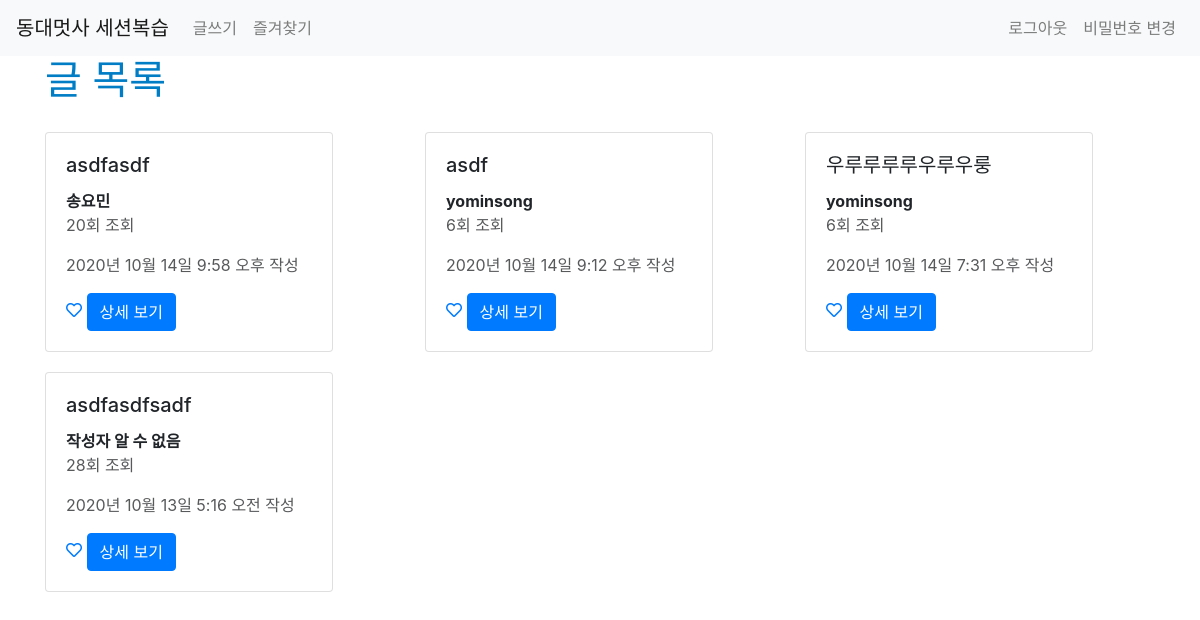
The page / (signed in) on the database as committed earlier.
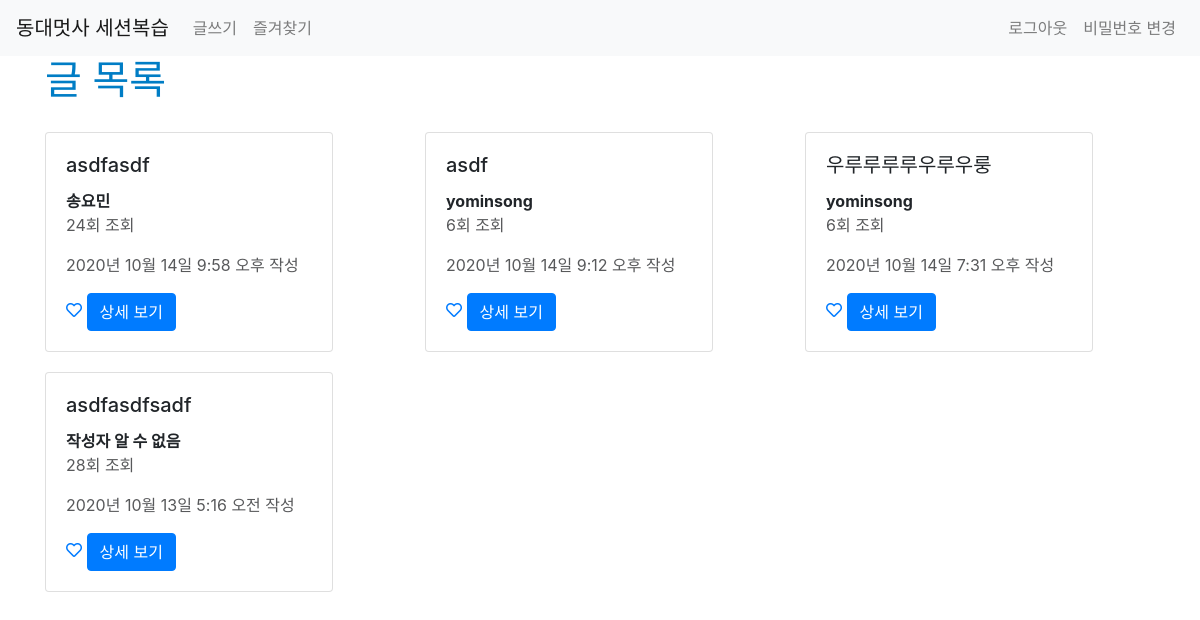
The same page on the database as committed later.
### blog/models.py (models this page shows, shortened)
class Post(models.Model):
    title = models.CharField(max_length=50, null=False) # 짧은 문자열 필드
    '''
    User를 writer라는 이름으로 불러오고 Post와 1:N 관계(ForeignKey)로 연결
    on_delete=models.CASCADE는 유저(1)가 삭제되면 게시글(N)도 삭제되도록 하는 것!
    CASCADE 말고 PROTECT, SET_NULL(null=True가 설정돼있어야 함), SET_DEFAULT(default값이 설정돼있어야 함), SET()(대체할 값이나 함수 입력), DO_NOTHING을 입력할 수 있음.
    User 모델 사용 전에 작성된 게시글은 유저가 존재하지 않으므로 null=True
    '''
    writer = models.ForeignKey(User, on_delete=models.CASCADE, null=True)
    content = models.TextField() # 긴 문자열 필드
    image = models.ImageField(upload_to='images/', null=True)
    file = models.FileField(upload_to='files/', null=True) # file은 일단 추가만 해놨고 사용하진 않고 있음.
    view_count = models.IntegerField(default=0) # 정수형 타입
    created_at = models.DateTimeField(auto_now_add=True) # 날짜 및 시간 타입
    updated_at = models.DateTimeField(auto_now=True)
    '''
    N:M 관계이므로 ManyToManyField 활용. User(M) : Post(N)
    게시글에 좋아요가 하나도 없을 수 있으니 blank=True
    through는 어느 모델을 통해 관계가 이루어지는지(정의되는지) 설정하는 것. Like 모델을 통해 User와 Post의 좋아요(M:N) 관계가 정의되고 있다.
    '''
    like_user_set = models.ManyToManyField(User, blank=True, related_name="like_user_set", through="Like")

### blog/views.py (the view)
# urls.py: path('', main, name="main"), # urls.py에서 name 설정하면 템플릿 태그 활용 가능.
def main(request): # "이걸 main이라는 함수로 명명하겠다! request를 인자로 받는다!"
    all_posts = Post.objects.all().order_by('-created_at')
    return render(request, 'blog/main.html', {'posts': all_posts}) # "request의 변수(all_posts)를 posts라는 이름으로 명명하고, 해당 request를 render 함수를 활용해 blog/main.html으로 return하겠다!"

### blog/templates/blog/main.html
{% extends 'base.html' %}
{% block content %}
<div class="container">
    {% if user.is_authenticated %}
    <h1>글 목록</h1>
    <div class="row">
        {% for post in posts %}
            <div class="col-md-4 col-12">
                <div class="card" style="width: 18rem; margin-top: 20px;">
                    <div class="card-body">
                        <h5 class="card-title">{{ post.title }}</h5>
                        {% if post.writer %}
                            {% if post.writer.username == 'user' %}
                            <b>{{ post.writer.last_name }}{{ post.writer.first_name }}</b>
                            {% else %}
                            <b>{{ post.writer }}</b>
                            {% endif %}
                        {% else %}
                        <b>작성자 알 수 없음</b>
                        {% endif %}
                        <p>{{ post.view_count }}회 조회</p>
                        <p>{{ post.created_at }} 작성</p>
                        <a href="{% url 'blog:post_like' post.pk %}">
                            {% if user in post.like_user_set.all %}
                                <i class="fas fa-heart"></i>
                            {% else %}
                                <i class="far fa-heart"></i>
                            {% endif %}
                        </a>
                        <a href="{% url 'blog:show' post.pk %}" class="btn btn-primary">상세 보기</a>
                    </div>
                </div>
            </div>
        {% endfor %}
    </div>
    {% else %}
    <h3>로그인 후 이용이 가능합니다.</h3>
    <a href="{% url 'account_login' %}" class="btn btn-warning">로그인</a>
    <a href="{% url 'account_signup' %}" class="btn btn-warning">회원가입</a>
    {% endif %}
</div>
{% endblock %}

Rows that differ between the two databases and show on the page:
changed Post "asdfasdf": view_count "20" → "24"
